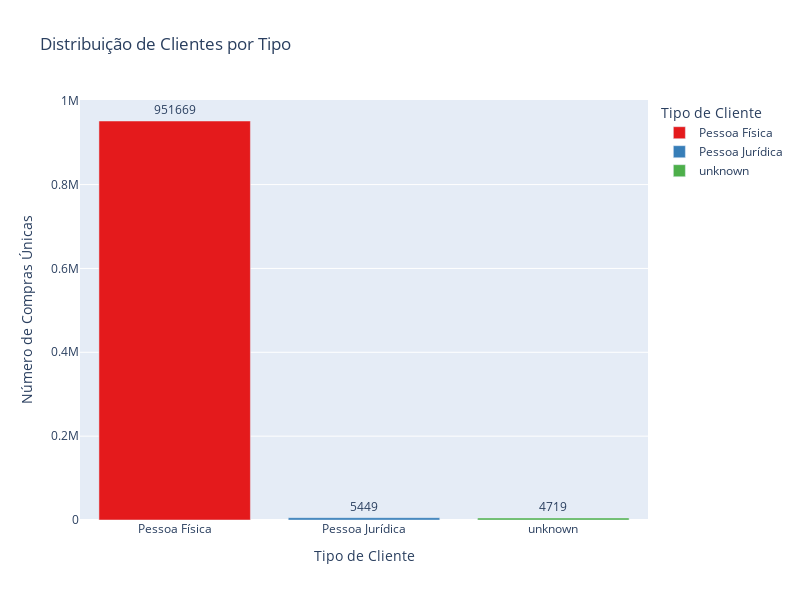

The notebook cell this image was saved under:
### Markdown cell above
## What's the distribution between Pessoa Fisica and Juridica?

### Code cell
# Copy the original dataframe and fill NaN values
vendas_temp = vendas.copy()
vendas_temp['CLIENTE_FISICO_JURIDICO'] = vendas_temp['CLIENTE_FISICO_JURIDICO'].fillna('unknown')

# Group by 'CLIENTE_FISICO_JURIDICO' and count unique 'COD_CUPOM'
distribuicao_de_clientes = vendas_temp.groupby('CLIENTE_FISICO_JURIDICO')['COD_CUPOM'].nunique().reset_index()

# Rename columns for clarity
distribuicao_de_clientes.columns = ['Tipo de Cliente', 'Número de Compras Únicas']

# Plot using Plotly Express with counts on top of each bar
fig = px.bar(distribuicao_de_clientes, x='Tipo de Cliente', y='Número de Compras Únicas',
             title='Distribuição de Clientes por Tipo',
             labels={'Tipo de Cliente': 'Tipo de Cliente', 'Número de Compras Únicas': 'Número de Compras Únicas'},
             color='Tipo de Cliente',
             color_discrete_sequence=px.colors.qualitative.Set1,
             text='Número de Compras Únicas')

# Customize layout
fig.update_layout(xaxis_title='Tipo de Cliente', yaxis_title='Número de Compras Únicas', width=800, height=600)

# Display the text on top of each bar
fig.update_traces(textposition='outside')

# Show the plot
fig.show()

### Figure 1 — Plotly figure (JSON) as saved in the notebook; plotly's stock layout.template omitted (floating-point values rounded to 4 significant figures)
{"data": [{"alignmentgroup": "True", "hovertemplate": "Tipo de Cliente=%{x}<br>Número de Compras Únicas=%{text}<extra></extra>", "legendgroup": "Pessoa Física", "marker": {"color": "rgb(228,26,28)", "pattern": {"shape": ""}}, "name": "Pessoa Física", "offsetgroup": "Pessoa Física", "orientation": "v", "showlegend": true, "text": [951669], "textposition": "outside", "type": "bar", "x": ["Pessoa Física"], "xaxis": "x", "y": [951669], "yaxis": "y"}, {"alignmentgroup": "True", "hovertemplate": "Tipo de Cliente=%{x}<br>Número de Compras Únicas=%{text}<extra></extra>", "legendgroup": "Pessoa Jurídica", "marker": {"color": "rgb(55,126,184)", "pattern": {"shape": ""}}, "name": "Pessoa Jurídica", "offsetgroup": "Pessoa Jurídica", "orientation": "v", "showlegend": true, "text": [5449], "textposition": "outside", "type": "bar", "x": ["Pessoa Jurídica"], "xaxis": "x", "y": [5449], "yaxis": "y"}, {"alignmentgroup": "True", "hovertemplate": "Tipo de Cliente=%{x}<br>Número de Compras Únicas=%{text}<extra></extra>", "legendgroup": "unknown", "marker": {"color": "rgb(77,175,74)", "pattern": {"shape": ""}}, "name": "unknown", "offsetgroup": "unknown", "orientation": "v", "showlegend": true, "text": [4719], "textposition": "outside", "type": "bar", "x": ["unknown"], "xaxis": "x", "y": [4719], "yaxis": "y"}], "layout": {"barmode": "relative", "height": 600, "legend": {"title": {"text": "Tipo de Cliente"}, "tracegroupgap": 0}, "title": {"text": "Distribuição de Clientes por Tipo"}, "width": 800, "xaxis": {"anchor": "y", "categoryarray": ["Pessoa Física", "Pessoa Jurídica", "unknown"], "categoryorder": "array", "domain": [0, 1], "title": {"text": "Tipo de Cliente"}}, "yaxis": {"anchor": "x", "domain": [0, 1], "title": {"text": "Número de Compras Únicas"}}}}
